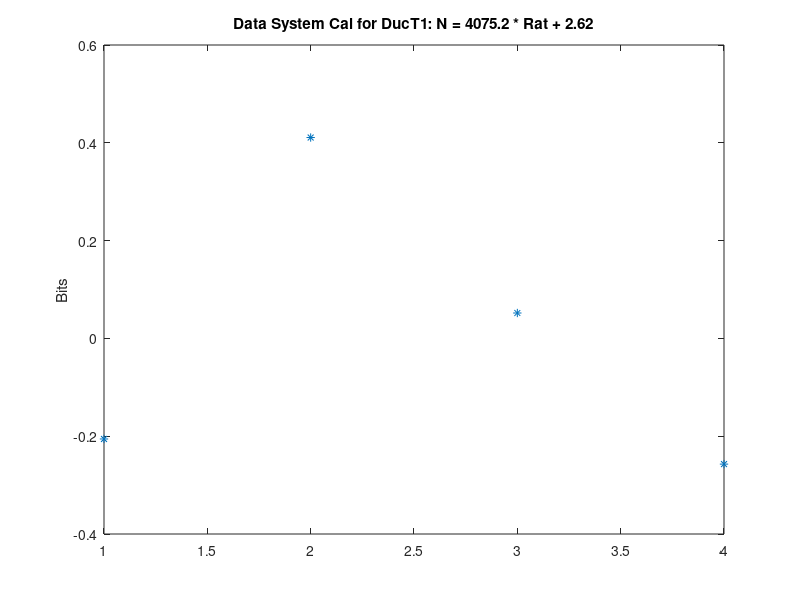

Here is the MATLAB script that generated this plot: (Note: this script raises an error after producing the figure.)
function HOx_1M()
% HOx_1M()
% Generate calibration curves for HOx 1M Thermistor Channels

% RD columns taken from Liz's spreadsheet
% column 1: Thermistor serial number
% column 2: R(T=0) MOhm
% column 3: R(T=25) MOhm
% column 4: R(T=37) MOhm
% column 5: R(T=50) MOhm
% column 6: a0 steinhart-hart coefficient (x1e-4)
% column 7: a1 steinhart-hart coefficient (x1e-4)
% column 8: a2 steinhart-hart coefficient (x1e-8)
% column 9: Pull Up value in MOhms
% Data system calibration with calibrated resistances:
% column 10: Open
% column 11: R=10.021 KOhm
% column 12: R=1.0128 KOhm

RD = {
 [114 2.709000 0.782300 0.458100 0.266900 3.510200 2.0998600 6.1419700 1.0000 4078 2040 43 7], 'DucT1'
 [116 2.684000 0.773900 0.453100 0.263900 3.468880 2.1080400 5.9678300 1.0000 4095 2050 43 7], 'DucT2'
};
ResCal = [ 1.0002e6 10.021e3 1.0128e3 ]; % Calibration resistors
Tcal = [ 0 25 37 50 ];
% I will make the basic assumption that the thermistors are
% pulled up to the reference voltage of the A/D.
% The Steinhart-hart equation is:
%  1/T = a0 + a1*log(R) + a2*(log(R)^3)
fid = fopen( 'HOX_1M.tmc', 'w' );
for i=1:length(RD)
  SN = RD{i,1}(1);
  Rcal = RD{i,1}(2:5)*1e6;
  a0 = RD{i,1}(2+4)*1e-4;
  a1 = RD{i,1}(3+4)*1e-4;
  a2 = RD{i,1}(4+4)*1e-8;
  RP = RD{i,1}(5+4)*1e6;
  Ncal = RD{i,1}(10:13);
  
  % First Calibrate the data system
  RatCal = [ 1 ResCal./(ResCal+RP) ];
  V = polyfit(RatCal,Ncal,1);
  Nfit = polyval(V,RatCal);
  figure; plot(Nfit-Ncal,'*');
  ylabel('Bits');
  ttl = sprintf('Data System Cal for %s: N = %.1f * Rat + %.2f', RD{i,2}, V(1), V(2) );
  title(ttl);
  fprintf(1,'%s\n', ttl);
  

  % Now double-check our Steinhart/Hart parameters
  Tcheck = SteinHart(Rcal, a0, a1, a2 );
  figure; plot(Tcal, Tcheck-Tcal, '*');
  ylabel('Error Celcius');
  xlabel('Celcius');
  title(sprintf('%s SN %d', RD{i,2}, SN ));

  Cts = [1:4095]';
  % Rtherm = Cts .* RP ./ (4096-Cts);
  Rtherm = RP*(Cts-V(2))./(V(1)+V(2)-Cts);
  rok = Rtherm > 0;
  Cts = Cts(rok);
  Rtherm = Rtherm(rok);
  
  T = SteinHart(Rtherm, a0, a1, a2);
  % logR = log(Rtherm);
  % T = 1./(col*a0 + (col*a1) .* logR + (col*a2).*(logR.^3)) - 273.15;
  typenm = sprintf( 'AD12_%s', RD{i,2} );
  FromTo = sprintf( '%s, CELCIUS', typenm );
  Desc = sprintf( '%s 1M Thermistor (SN %d) Pulled up by %.4fM', ...
    typenm, SN, RP*1e-6 );
  gencal2( T, Cts, 16, typenm, Desc, FromTo, 2, fid );
end
fclose(fid);
